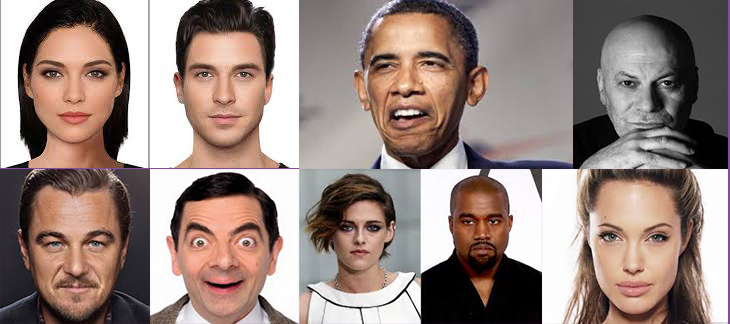
#> input picture py_curso_openVC/openCV_ex_prog/imgs/caras.jpg, 730 x 324 px
$ python ex_openCV_34.py
#> lines starting #> are read from the running program, lines starting #| are printed output that depends on the picture; after the words box and inside, x2 and y2 are one past the last pixel; in counts of white or black regions, pixels touching at a corner belong together
import cv2

# Carrega arquivo e converte para tons de cinzento
img = cv2.imread('imgs/caras.jpg')
#> img is the input picture: shape (324, 730, 3); mean B, G, R 126.4, 133.1, 151.4
iPB = cv2.cvtColor(img, cv2.COLOR_BGR2GRAY)
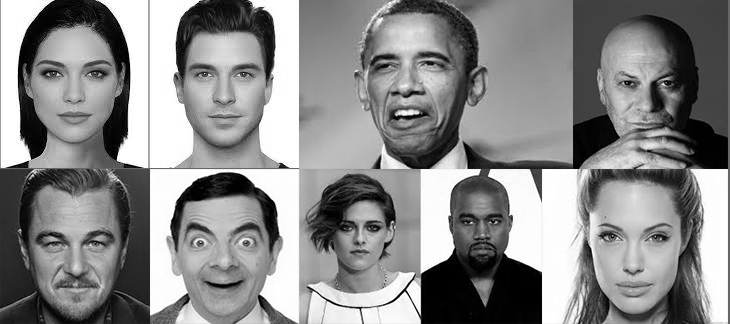
#> iPB: shape (324, 730); min 0, max 255, mean 137.8

# Criacao do detector de faces
df = cv2.CascadeClassifier('data/haarcascade_frontalface_default.xml')

# Executa a detecao
faces = df.detectMultiScale(iPB, scaleFactor=1.05, minNeighbors=7, minSize=(30, 30), flags=cv2.CASCADE_SCALE_IMAGE)
#> faces = [[329, 203, 63, 63], [448, 195, 66, 66], [23, 35, 102, 102], [171, 33, 107, 107], [579, 196, 111, 111], [593, 43, 107, 107], [21, 201, 110, 110], [167, 194, 113, 113], [351, 19, 115, 115], [590, 18, 87, 87]]

# Desenha retangulos amarelos na iamgem original (colorida)
for (x, y, w, h) in faces:
    cv2.rectangle(img, (x, y), (x + w, y + h), (0, 255, 255), 2)
#> this loop made 10 passes
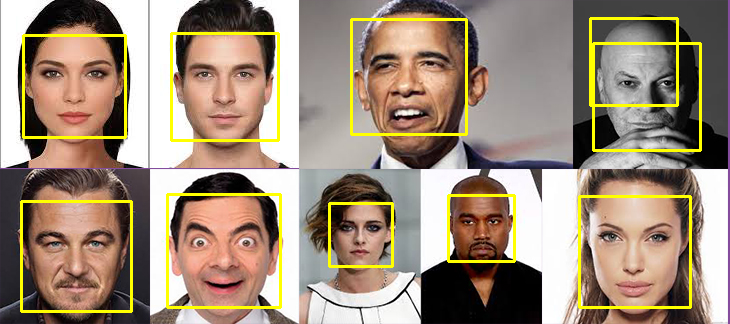
#> img: shape (324, 730, 3); 4.95% of pixels changed, all inside (x1, y1, x2, y2) = (20, 17, 702, 313)

# Exibe imagem. Titulo da janela exibe numero de faces
cv2.imshow(str(len(faces))+' face(s) encontrada(s) ', img)

cv2.waitKey(0)
cv2.destroyAllWindows()
# On Mac need to force to destroyAllWindows.
cv2.waitKey(1)

$ run again, with py_curso_openVC/openCV_ex_prog/imgs/bia.jpg copied over py_curso_openVC/openCV_ex_prog/imgs/caras.jpg
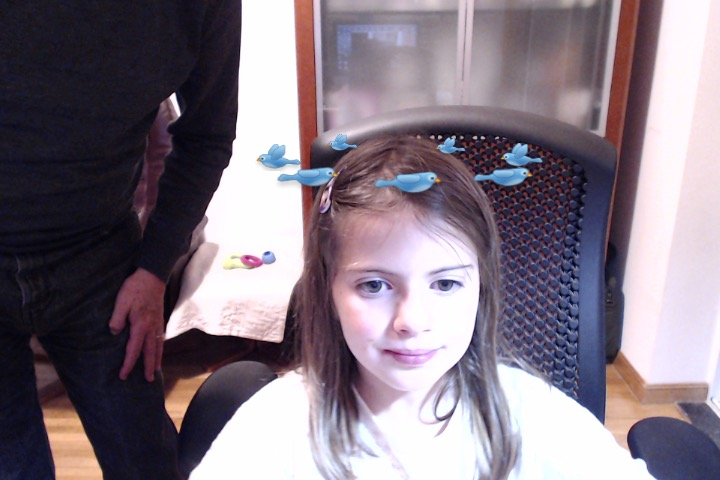
#> input picture py_curso_openVC/openCV_ex_prog/imgs/bia.jpg, 720 x 480 px
#> img is the input picture: shape (480, 720, 3); mean B, G, R 130, 118.4, 129.8
#> `iPB = cv2.cvtColor(img, cv2.COLOR_BGR2GRAY)`:
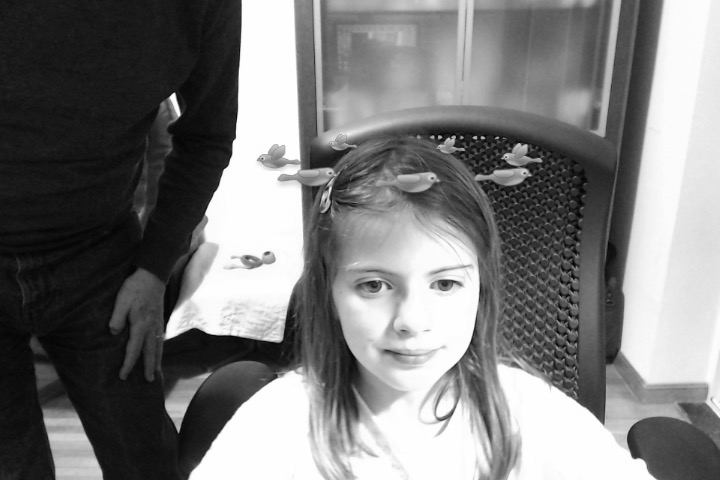
#> iPB: shape (480, 720); min 2, max 255, mean 123.1
#> faces = [[37, 407, 58, 58], [322, 219, 173, 173]]
#> the loop `for (x, y, w, h) in faces:` made 2 passes
#> after the loop `for (x, y, w, h) in faces:`:
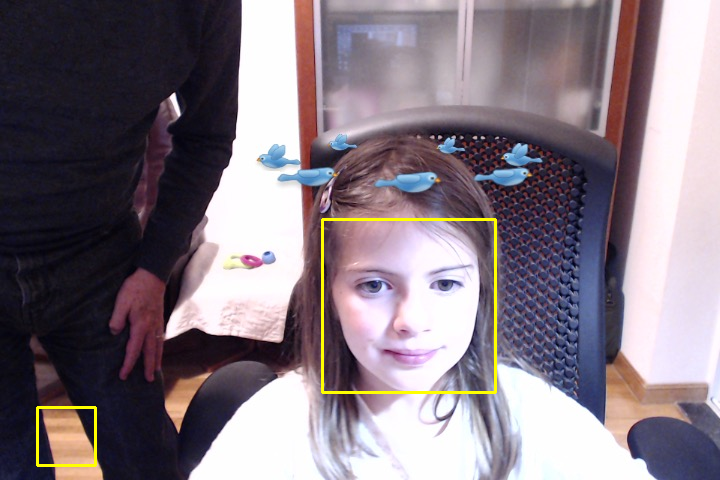
#> img: shape (480, 720, 3); 0.8% of pixels changed, all inside (x1, y1, x2, y2) = (36, 218, 497, 467)
